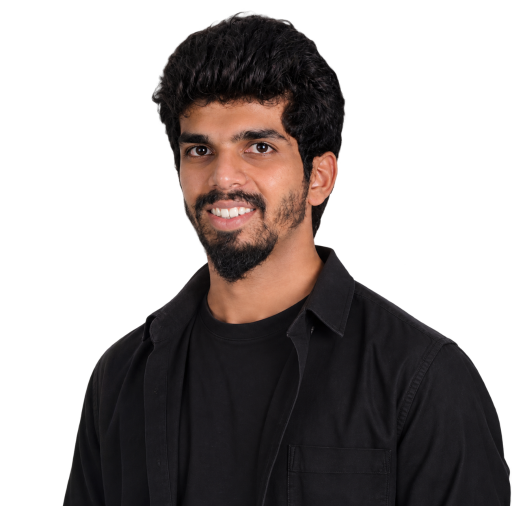
#> input picture assets/richard-portrait.png, 1024 x 1012 px, found by its file name (shown at 1/2 size)
$ python generate_static_portrait.py
#> lines starting #> are read from the running program, lines starting #| are printed output that depends on the picture
import numpy as np
from PIL import Image, ImageFilter

def create_static_portrait():
    # Load original isolated portrait
    im = Image.open('assets/richard-portrait.png').convert('RGBA')
#> im is the input picture: PIL image 1024x1012 RGBA; mean R, G, B, A 25.4, 19.5, 18.4, 119.6
    arr = np.array(im, dtype=np.float32)

    # 1. Find non-empty bounding box
    alpha = arr[:, :, 3]
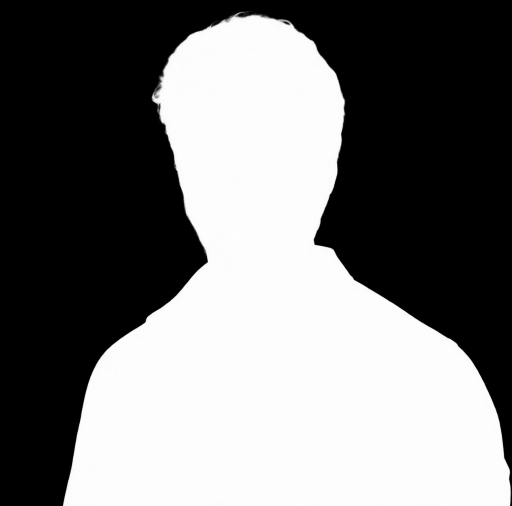
#> alpha: shape (1012, 1024) float32 (shown at 1/2 size); min 0, max 254, mean 119.6
    row_mask = (alpha > 5).sum(axis=1) > 0
    col_mask = (alpha > 5).sum(axis=0) > 0
    r_min, r_max = np.where(row_mask)[0][[0, -1]]
#> r_min = 21; r_max = 1011
    c_min, c_max = np.where(col_mask)[0][[0, -1]]
#> c_min = 125; c_max = 1023

    # Crop tightly with small 4px margin
    h_orig, w_orig = alpha.shape
#> h_orig = 1012; w_orig = 1024
    r_min = max(0, r_min - 4)
#> r_min = 17
    r_max = min(h_orig - 1, r_max + 4)
    c_min = max(0, c_min - 4)
#> c_min = 121
    c_max = min(w_orig - 1, c_max + 4)

    cropped = arr[r_min:r_max+1, c_min:c_max+1].copy()
    h, w, _ = cropped.shape
#> h = 995; w = 903
    print(f"Cropped dimensions: {w}x{h}")
#| Cropped dimensions: 903x995

    # 2. Lower torso fade: bottom 18% smoothly fades alpha to 0
    fade_start = int(h * 0.82)
#> fade_start = 815
    fade_len = h - fade_start
#> fade_len = 180
    fade_curve = np.linspace(1.0, 0.0, fade_len, dtype=np.float32)
    # Apply smooth cosine/cubic ease
    fade_curve = 0.5 * (1.0 + np.cos(np.pi * (1.0 - fade_curve)))

    for y in range(fade_start, h):
        factor = fade_curve[y - fade_start]
        cropped[y, :, 3] *= factor
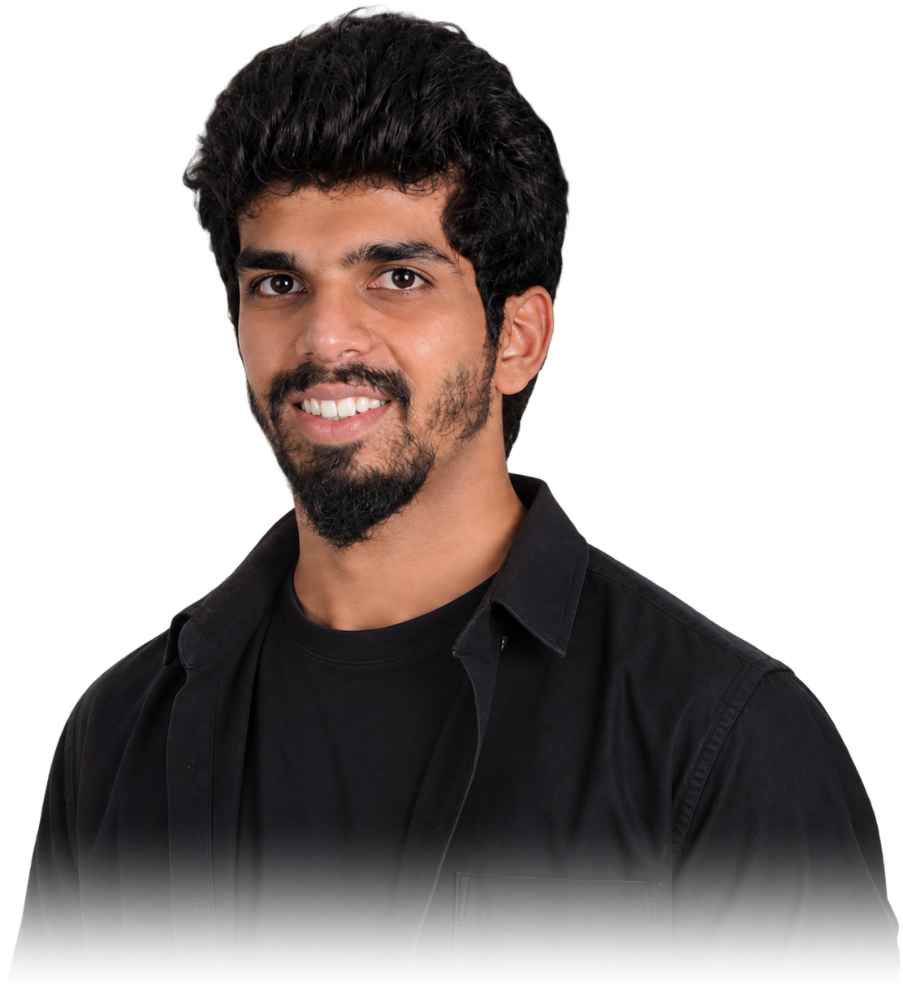
#> cropped: shape (995, 903, 4) float32; mean R, G, B, A 29.4, 22.5, 21.3, 115.7; transparent parts drawn white

    # 3. Create subtle atmospheric rim lighting:
    # Soft cyan on right rim (#22D3EE), soft violet on left rim (#8B5CF6)
    # Only applied at the outer silhouette edges, never on the center of the face
    cur_alpha = cropped[:, :, 3] / 255.0
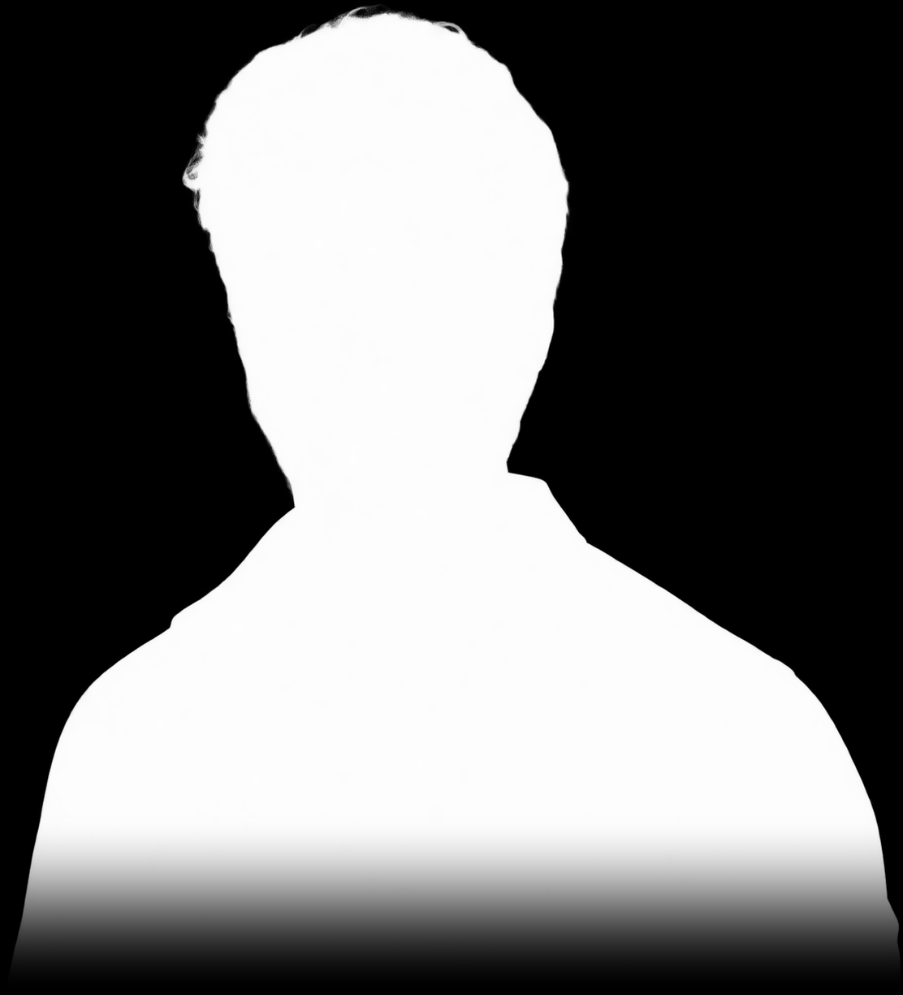
#> cur_alpha: shape (995, 903) float32; min 0, max 0.996, mean 0.454
    # Sobel / gradient of alpha to detect edge silhouette
    edge_x = np.zeros_like(cur_alpha)
    edge_x[:, 1:-1] = (cur_alpha[:, 2:] - cur_alpha[:, :-2]) / 2.0
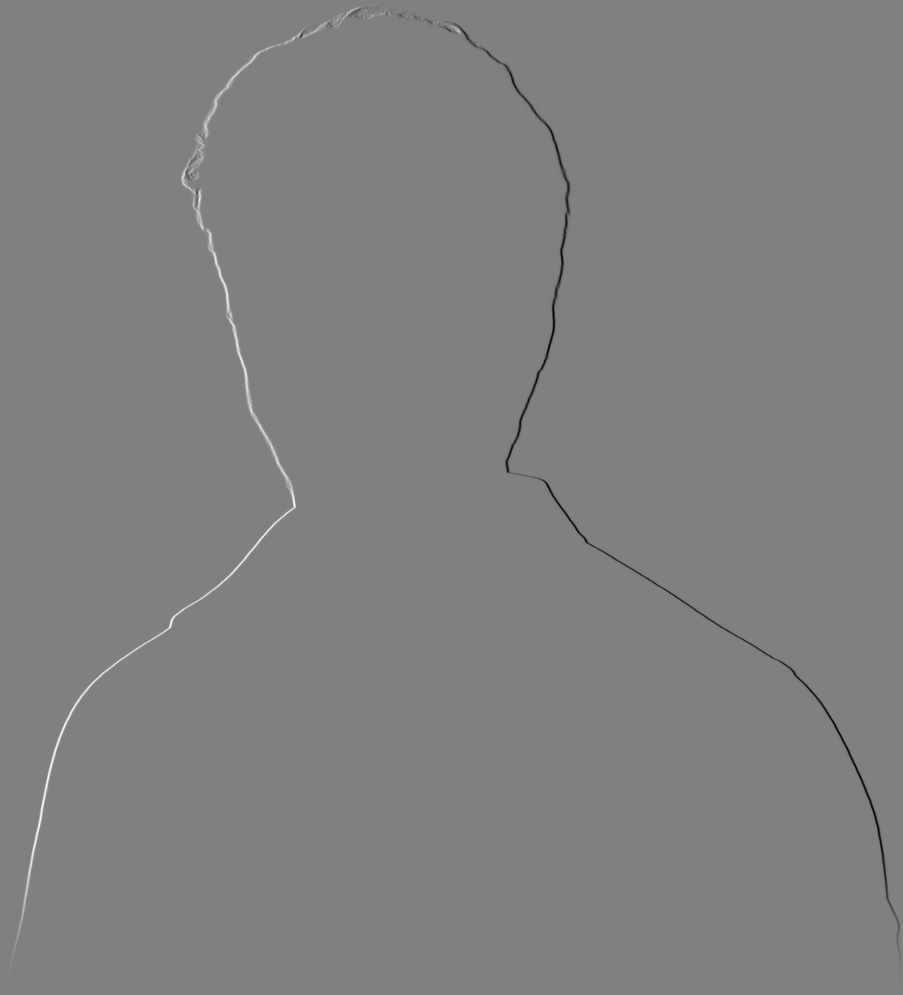
#> edge_x: shape (995, 903) float32; min -0.484, max 0.48, mean 1.28e-07; drawn with min black and max white

    # Right edge is where edge_x < 0 (alpha drops off to the right)
    # Left edge is where edge_x > 0 (alpha rises from the left)
    right_rim = np.clip(-edge_x * 3.0, 0, 1.0) * (cur_alpha > 0.2)
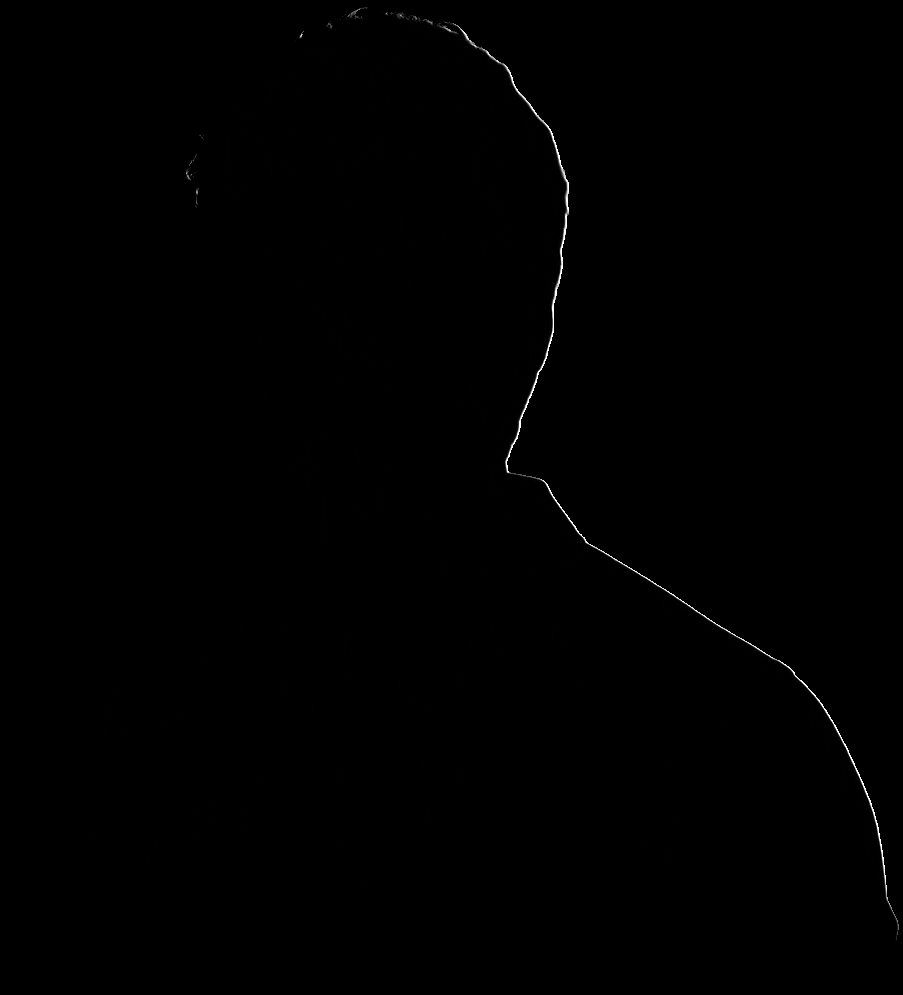
#> right_rim: shape (995, 903) float32; min 0, max 1, mean 0.00212
    left_rim = np.clip(edge_x * 3.0, 0, 1.0) * (cur_alpha > 0.2)

    # Blur rim masks slightly for soft light wrapping
    right_rim_img = Image.fromarray((right_rim * 255).astype(np.uint8)).filter(ImageFilter.GaussianBlur(radius=3))
    left_rim_img = Image.fromarray((left_rim * 255).astype(np.uint8)).filter(ImageFilter.GaussianBlur(radius=3))
    right_rim_arr = np.array(right_rim_img, dtype=np.float32) / 255.0
    left_rim_arr = np.array(left_rim_img, dtype=np.float32) / 255.0
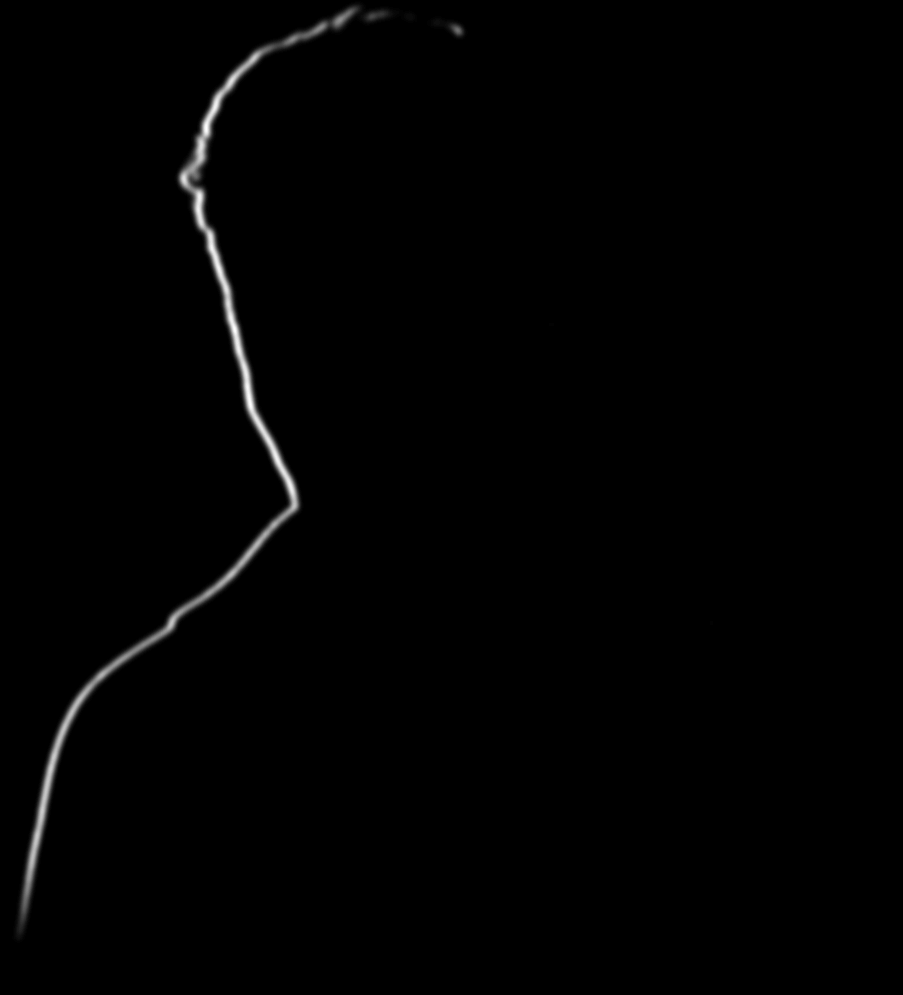
#> left_rim_arr: shape (995, 903) float32; min 0, max 0.278, mean 0.00212; drawn with min black and max white

    # Cyan (#22D3EE = 34, 211, 238), Violet (#8B5CF6 = 139, 92, 246)
    # Very subtle tint (0.15 intensity) preserving natural skin tone completely
    for c, val in enumerate([34, 211, 238]):
        cropped[:, :, c] = np.clip(cropped[:, :, c] + right_rim_arr * val * 0.16, 0, 255)
    for c, val in enumerate([139, 92, 246]):
        cropped[:, :, c] = np.clip(cropped[:, :, c] + left_rim_arr * val * 0.14, 0, 255)

    result_im = Image.fromarray(np.clip(cropped, 0, 255).astype(np.uint8), mode='RGBA')
    result_im.save('assets/richard-portrait-static.png', format='PNG')
    print("Successfully generated assets/richard-portrait-static.png")

if __name__ == '__main__':
    create_static_portrait()
